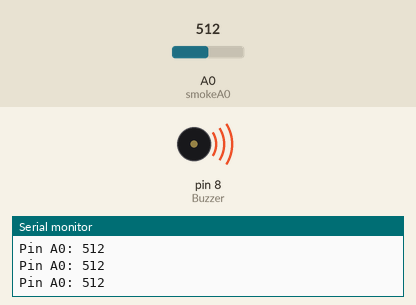
This sketch was run on a simulated Arduino Uno, built with avr-gcc and run on an emulated ATmega328P. On the bench: buzzer (waves = sounding, pin HIGH), the last lines printed to the serial monitor. Inputs (shaded band) come from the test bench; at power-on: A0 (smokeA0) = 512.

Above: at 1.3 s.
1.4 s: A0 (smokeA0) set to 410
2.9 s: A0 (smokeA0) set to 388
At 3.5 s:
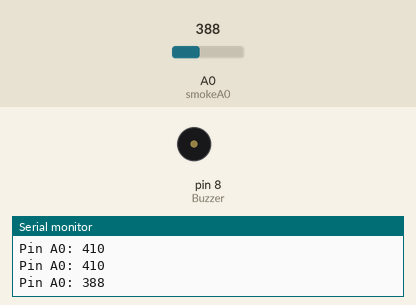
4.5 s: A0 (smokeA0) set to 511
At 5.7 s:
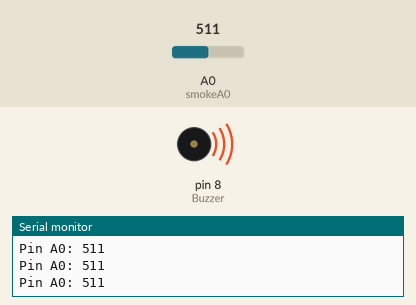
6.0 s: A0 (smokeA0) set to 390
At 7.1 s:
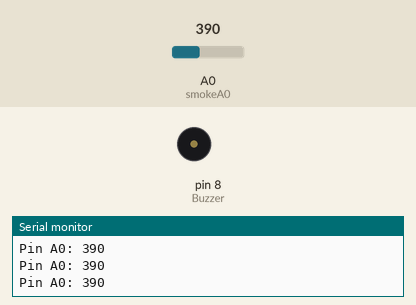
Timing chart, 0 to 8.5 s (numbered marks = the images above; inputs shaded):
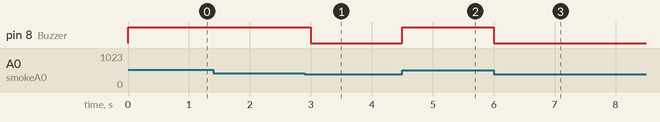

Measured:
- the behaviour switches between 401 and 400 on A0 (smokeA0) (found by bisection; images 0 and 1)
- after the input at 2.9 s, pin 8 (Buzzer): HIGH → LOW after 0.10 s
- after the input at 4.5 s, pin 8 (Buzzer): LOW → HIGH at once
- after the input at 6.0 s, pin 8 (Buzzer): HIGH → LOW at once

The sketch:

MQ-2_and_Buzzer.ino
```cpp
#include <MQ2.h>
#include <Wire.h>


//I2C pins declaration
int smokeA0 = A0;
int Buzzer = 8;
int sensorThres = 400;


void setup(){
  Serial.begin(9600);
  pinMode(Buzzer, OUTPUT);
  pinMode(smokeA0, INPUT);
}
void loop(){
 int analogSensor = analogRead(smokeA0);
  Serial.print("Pin A0: ");
  Serial.println(analogSensor);
  // Checks if it has reached the threshold value
  if (analogSensor > sensorThres){
    digitalWrite(Buzzer, HIGH);
  } else {
    digitalWrite(Buzzer, LOW);
  }
  delay(500);
}
```
